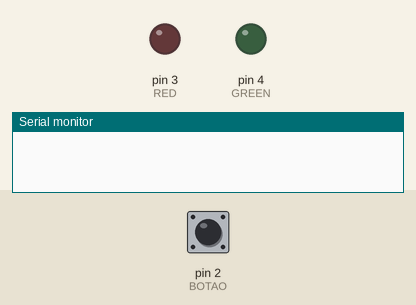
Simulated run of this sketch. Board: Arduino Uno, built with avr-gcc and run on an emulated ATmega328P. On the bench: output pins drawn as LEDs (lit = HIGH), the last lines printed to the serial monitor. Inputs (shaded band) come from the test bench; at power-on: pin 2 (BOTAO) HIGH. Random numbers use the default seed unless the sketch sets one.

Above: at 1.2 s.
1.3 s: pin 2 (BOTAO) pulled LOW for 3.2 s
At 5.6 s:
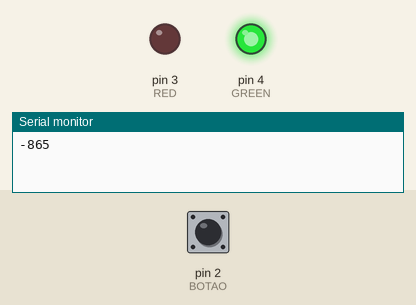
6.6 s: pin 2 (BOTAO) pulled LOW for 0.15 s
At 7.4 s:
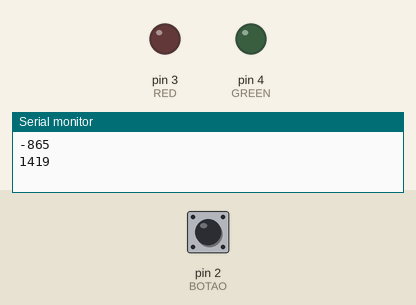
8.2 s: pin 2 (BOTAO) pulled LOW for 1 s
At 8.6 s:
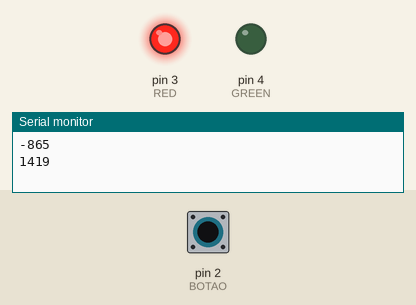
Timing chart, 0 to 11.9 s (numbered marks = the images above; inputs shaded):
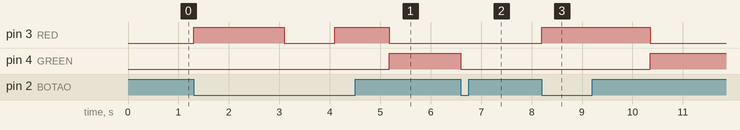

The sketch:

Desafio2_ehnr.ino
```cpp
#define BOTAO 2
#define RED 3
#define GREEN 4

void setup()
{
  Serial.begin(9600);
  pinMode(BOTAO, INPUT_PULLUP);
  pinMode(RED, OUTPUT);
  pinMode(GREEN, OUTPUT);
}

void luz(int x, int y)
{
  digitalWrite(x, HIGH);
  digitalWrite(y, LOW);
}

void loop()
{
  int inicio;
  int fim;

  if(!digitalRead(BOTAO) == 1){
    luz(RED, GREEN);
    delay(random(1000, 3001));
    inicio = millis();
    luz(GREEN, RED);
    while(digitalRead(BOTAO) == 1){
      fim = millis();
    }
    digitalWrite(GREEN, LOW);
    Serial.println(fim - inicio);
    delay(1000);
  }
}
```

Measured:
- after the input at 1.3 s, pin 3 (RED): LOW → HIGH at once, → LOW 1.8 s later, → HIGH 1.0 s later, → LOW 1.1 s later; pin 4 (GREEN): LOW → HIGH after 3.9 s
- after the input at 6.6 s, pin 4 (GREEN): HIGH → LOW at once
- after the input at 8.2 s, pin 3 (RED): LOW → HIGH at once, → LOW 2.2 s later; pin 4 (GREEN): LOW → HIGH after 2.2 s
